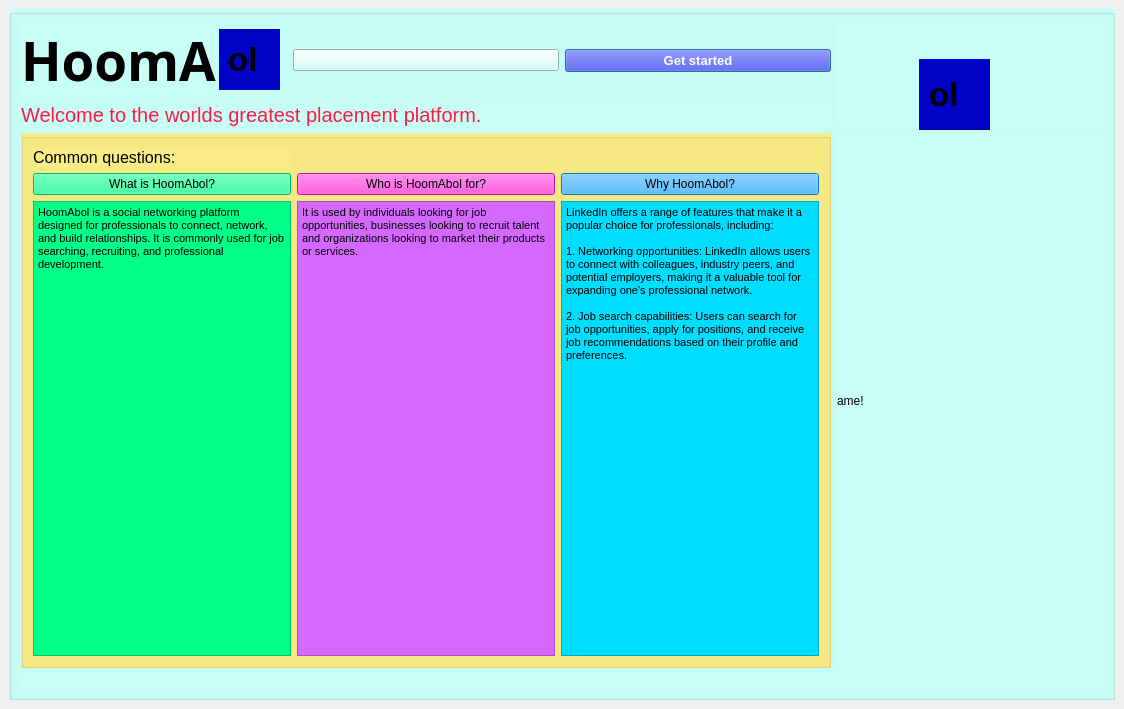
<?xml version="1.0" encoding="UTF-8"?>
<ui version="4.0">
 <class>Splash</class>
 <widget class="QMainWindow" name="Splash">
  <property name="geometry">
   <rect>
    <x>0</x>
    <y>0</y>
    <width>1124</width>
    <height>709</height>
   </rect>
  </property>
  <property name="windowTitle">
   <string>Splash</string>
  </property>
  <property name="styleSheet">
   <string notr="true"/>
  </property>
  <widget class="QWidget" name="centralwidget">
   <layout class="QGridLayout" name="gridLayout">
    <item row="0" column="0">
     <widget class="QGroupBox" name="groupBox">
      <property name="font">
       <font>
        <weight>50</weight>
        <bold>false</bold>
       </font>
      </property>
      <property name="styleSheet">
       <string notr="true">
background-color: rgb(178, 255, 200);
background-color: rgb(165, 254, 255);
background-color: rgb(199, 255, 247);
</string>
      </property>
      <property name="title">
       <string/>
      </property>
      <layout class="QGridLayout" name="gridLayout_2">
       <item row="0" column="0">
        <widget class="QLabel" name="label_2">
         <property name="font">
          <font>
           <family>Andalus</family>
           <pointsize>40</pointsize>
           <weight>75</weight>
           <bold>true</bold>
          </font>
         </property>
         <property name="styleSheet">
          <string notr="true">color: rgb(0, 0, 0);</string>
         </property>
         <property name="text">
          <string>HoomAb</string>
         </property>
        </widget>
       </item>
       <item row="0" column="1">
        <widget class="QPushButton" name="pushButton_5">
         <property name="font">
          <font>
           <weight>50</weight>
           <bold>false</bold>
          </font>
         </property>
         <property name="styleSheet">
          <string notr="true">image: url(:/icon/icon-theme.png);</string>
         </property>
         <property name="text">
          <string/>
         </property>
        </widget>
       </item>
       <item row="0" column="2">
        <widget class="QPushButton" name="pushButton">
         <property name="font">
          <font>
           <pointsize>10</pointsize>
           <weight>75</weight>
           <italic>false</italic>
           <bold>true</bold>
          </font>
         </property>
         <property name="toolTip">
          <string/>
         </property>
         <property name="styleSheet">
          <string notr="true">background-color: rgb(97, 255, 142);
background-color: rgb(11, 11, 255);
color: rgb(250, 255, 248);</string>
         </property>
         <property name="text">
          <string>Get started</string>
         </property>
         <property name="checkable">
          <bool>false</bool>
         </property>
         <property name="autoDefault">
          <bool>false</bool>
         </property>
         <property name="default">
          <bool>true</bool>
         </property>
         <property name="flat">
          <bool>false</bool>
         </property>
        </widget>
       </item>
       <item row="0" column="3" rowspan="2">
        <widget class="QLabel" name="label">
         <property name="styleSheet">
          <string notr="true">image: url(:/board/im-splash-1.png);</string>
         </property>
         <property name="frameShape">
          <enum>QFrame::NoFrame</enum>
         </property>
         <property name="frameShadow">
          <enum>QFrame::Plain</enum>
         </property>
         <property name="text">
          <string/>
         </property>
        </widget>
       </item>
       <item row="1" column="0" colspan="3">
        <widget class="QLabel" name="label_3">
         <property name="font">
          <font>
           <pointsize>15</pointsize>
           <italic>false</italic>
           <underline>false</underline>
           <strikeout>false</strikeout>
           <kerning>true</kerning>
          </font>
         </property>
         <property name="styleSheet">
          <string notr="true">color: rgb(255, 26, 68);</string>
         </property>
         <property name="text">
          <string>Welcome to the worlds greatest placement platform.</string>
         </property>
        </widget>
       </item>
       <item row="2" column="0" colspan="3">
        <widget class="QGroupBox" name="groupBox_2">
         <property name="font">
          <font>
           <weight>50</weight>
           <bold>false</bold>
          </font>
         </property>
         <property name="styleSheet">
          <string notr="true">background-color: rgb(88, 146, 255);
background-color: rgb(33, 255, 125);
background-color: rgb(243, 111, 255);
background-color: rgb(255, 170, 0);
background-color: rgb(249, 236, 134);</string>
         </property>
         <property name="title">
          <string/>
         </property>
         <property name="flat">
          <bool>false</bool>
         </property>
         <property name="checkable">
          <bool>false</bool>
         </property>
         <layout class="QGridLayout" name="gridLayout_3">
          <item row="0" column="0">
           <widget class="QLabel" name="label_4">
            <property name="font">
             <font>
              <pointsize>12</pointsize>
              <weight>50</weight>
              <bold>false</bold>
             </font>
            </property>
            <property name="styleSheet">
             <string notr="true">color: rgb(0, 0, 0);</string>
            </property>
            <property name="text">
             <string>Common questions:</string>
            </property>
           </widget>
          </item>
          <item row="1" column="0">
           <widget class="QPushButton" name="pushButton_2">
            <property name="styleSheet">
             <string notr="true">background-color: rgb(0, 255, 136);
color: rgb(0, 0, 0);</string>
            </property>
            <property name="text">
             <string>What is HoomAbol?</string>
            </property>
           </widget>
          </item>
          <item row="1" column="1">
           <widget class="QPushButton" name="pushButton_3">
            <property name="styleSheet">
             <string notr="true">background-color: rgb(255, 105, 55);
color: rgb(0, 0, 0);
background-color: rgb(41, 80, 255);
background-color: rgb(255, 16, 211);
background-color: rgb(255, 87, 252);
background-color: rgb(255, 30, 214);</string>
            </property>
            <property name="text">
             <string>Who is HoomAbol for?</string>
            </property>
           </widget>
          </item>
          <item row="1" column="2">
           <widget class="QPushButton" name="pushButton_4">
            <property name="styleSheet">
             <string notr="true">background-color: rgb(23, 166, 255);
color: rgb(0, 0, 0);</string>
            </property>
            <property name="text">
             <string>Why HoomAbol?</string>
            </property>
           </widget>
          </item>
          <item row="2" column="0">
           <widget class="QTextBrowser" name="textBrowser">
            <property name="styleSheet">
             <string notr="true">color: rgb(0, 0, 0);
background-color: rgb(0, 255, 136);</string>
            </property>
            <property name="html">
             <string>&lt;!DOCTYPE HTML PUBLIC &quot;-//W3C//DTD HTML 4.0//EN&quot; &quot;http://www.w3.org/TR/REC-html40/strict.dtd&quot;&gt;
&lt;html&gt;&lt;head&gt;&lt;meta name=&quot;qrichtext&quot; content=&quot;1&quot; /&gt;&lt;style type=&quot;text/css&quot;&gt;
p, li { white-space: pre-wrap; }
&lt;/style&gt;&lt;/head&gt;&lt;body style=&quot; font-family:'MS Shell Dlg 2'; font-size:8.25pt; font-weight:400; font-style:normal;&quot;&gt;
&lt;p style=&quot; margin-top:0px; margin-bottom:0px; margin-left:0px; margin-right:0px; -qt-block-indent:0; text-indent:0px;&quot;&gt;&lt;span style=&quot; font-size:8pt;&quot;&gt;HoomAbol is a social networking platform designed for professionals to connect, network, and build relationships. It is commonly used for job searching, recruiting, and professional development.&lt;/span&gt;&lt;/p&gt;&lt;/body&gt;&lt;/html&gt;</string>
            </property>
           </widget>
          </item>
          <item row="2" column="1">
           <widget class="QTextBrowser" name="textBrowser_2">
            <property name="styleSheet">
             <string notr="true">background-color: rgb(213, 105, 255);
color: rgb(0, 0, 0);</string>
            </property>
            <property name="html">
             <string>&lt;!DOCTYPE HTML PUBLIC &quot;-//W3C//DTD HTML 4.0//EN&quot; &quot;http://www.w3.org/TR/REC-html40/strict.dtd&quot;&gt;
&lt;html&gt;&lt;head&gt;&lt;meta name=&quot;qrichtext&quot; content=&quot;1&quot; /&gt;&lt;style type=&quot;text/css&quot;&gt;
p, li { white-space: pre-wrap; }
&lt;/style&gt;&lt;/head&gt;&lt;body style=&quot; font-family:'MS Shell Dlg 2'; font-size:8.25pt; font-weight:400; font-style:normal;&quot;&gt;
&lt;p style=&quot; margin-top:0px; margin-bottom:0px; margin-left:0px; margin-right:0px; -qt-block-indent:0; text-indent:0px;&quot;&gt;&lt;span style=&quot; font-size:8pt;&quot;&gt;It is used by individuals looking for job opportunities, businesses looking to recruit talent and organizations looking to market their products or services.&lt;/span&gt;&lt;/p&gt;&lt;/body&gt;&lt;/html&gt;</string>
            </property>
           </widget>
          </item>
          <item row="2" column="2">
           <widget class="QTextBrowser" name="textBrowser_3">
            <property name="styleSheet">
             <string notr="true">color: rgb(0, 0, 0);
background-color: rgb(0, 221, 255);</string>
            </property>
            <property name="html">
             <string>&lt;!DOCTYPE HTML PUBLIC &quot;-//W3C//DTD HTML 4.0//EN&quot; &quot;http://www.w3.org/TR/REC-html40/strict.dtd&quot;&gt;
&lt;html&gt;&lt;head&gt;&lt;meta name=&quot;qrichtext&quot; content=&quot;1&quot; /&gt;&lt;style type=&quot;text/css&quot;&gt;
p, li { white-space: pre-wrap; }
&lt;/style&gt;&lt;/head&gt;&lt;body style=&quot; font-family:'MS Shell Dlg 2'; font-size:8.25pt; font-weight:400; font-style:normal;&quot;&gt;
&lt;p style=&quot; margin-top:0px; margin-bottom:0px; margin-left:0px; margin-right:0px; -qt-block-indent:0; text-indent:0px;&quot;&gt;&lt;span style=&quot; font-size:8pt;&quot;&gt;LinkedIn offers a range of features that make it a popular choice for professionals, including:&lt;/span&gt;&lt;/p&gt;
&lt;p style=&quot;-qt-paragraph-type:empty; margin-top:0px; margin-bottom:0px; margin-left:0px; margin-right:0px; -qt-block-indent:0; text-indent:0px; font-size:8pt;&quot;&gt;&lt;br /&gt;&lt;/p&gt;
&lt;p style=&quot; margin-top:0px; margin-bottom:0px; margin-left:0px; margin-right:0px; -qt-block-indent:0; text-indent:0px;&quot;&gt;&lt;span style=&quot; font-size:8pt;&quot;&gt;1. Networking opportunities: LinkedIn allows users to connect with colleagues, industry peers, and potential employers, making it a valuable tool for expanding one's professional network.&lt;/span&gt;&lt;/p&gt;
&lt;p style=&quot;-qt-paragraph-type:empty; margin-top:0px; margin-bottom:0px; margin-left:0px; margin-right:0px; -qt-block-indent:0; text-indent:0px; font-size:8pt;&quot;&gt;&lt;br /&gt;&lt;/p&gt;
&lt;p style=&quot; margin-top:0px; margin-bottom:0px; margin-left:0px; margin-right:0px; -qt-block-indent:0; text-indent:0px;&quot;&gt;&lt;span style=&quot; font-size:8pt;&quot;&gt;2. Job search capabilities: Users can search for job opportunities, apply for positions, and receive job recommendations based on their profile and preferences.&lt;/span&gt;&lt;/p&gt;
&lt;p style=&quot;-qt-paragraph-type:empty; margin-top:0px; margin-bottom:0px; margin-left:0px; margin-right:0px; -qt-block-indent:0; text-indent:0px; font-size:8pt;&quot;&gt;&lt;br /&gt;&lt;/p&gt;&lt;/body&gt;&lt;/html&gt;</string>
            </property>
           </widget>
          </item>
         </layout>
        </widget>
       </item>
       <item row="3" column="0" colspan="4">
        <widget class="QLabel" name="label_7">
         <property name="styleSheet">
          <string notr="true">image: url(:/board/im-splash-2.png);</string>
         </property>
         <property name="text">
          <string/>
         </property>
        </widget>
       </item>
       <item row="2" column="3">
        <layout class="QGridLayout" name="gridLayout_4">
         <property name="sizeConstraint">
          <enum>QLayout::SetFixedSize</enum>
         </property>
         <item row="0" column="0">
          <widget class="QLabel" name="label_8">
           <property name="text">
            <string>ame!</string>
           </property>
          </widget>
         </item>
        </layout>
       </item>
      </layout>
      <widget class="QLabel" name="label_5">
       <property name="geometry">
        <rect>
         <x>910</x>
         <y>50</y>
         <width>71</width>
         <height>71</height>
        </rect>
       </property>
       <property name="font">
        <font>
         <pointsize>25</pointsize>
         <weight>75</weight>
         <bold>true</bold>
        </font>
       </property>
       <property name="styleSheet">
        <string notr="true">background-color: rgb(0, 3, 197);</string>
       </property>
       <property name="frameShape">
        <enum>QFrame::Panel</enum>
       </property>
       <property name="frameShadow">
        <enum>QFrame::Raised</enum>
       </property>
       <property name="text">
        <string>ol</string>
       </property>
      </widget>
      <widget class="QLabel" name="label_6">
       <property name="geometry">
        <rect>
         <x>210</x>
         <y>20</y>
         <width>61</width>
         <height>61</height>
        </rect>
       </property>
       <property name="font">
        <font>
         <pointsize>25</pointsize>
         <weight>75</weight>
         <bold>true</bold>
        </font>
       </property>
       <property name="styleSheet">
        <string notr="true">background-color: rgb(0, 3, 197);</string>
       </property>
       <property name="text">
        <string> ol</string>
       </property>
      </widget>
     </widget>
    </item>
   </layout>
  </widget>
 </widget>
 <resources/>
 <connections/>
</ui>
